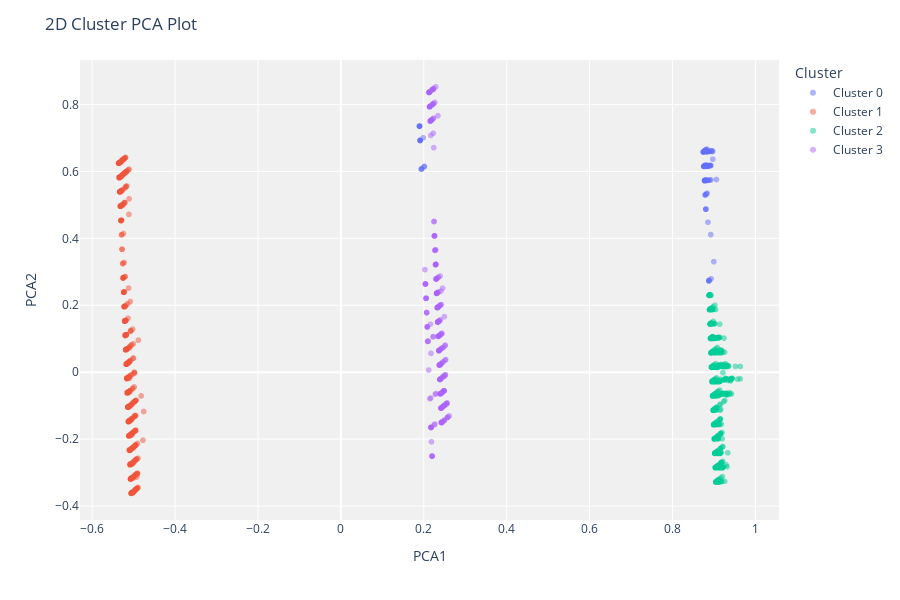
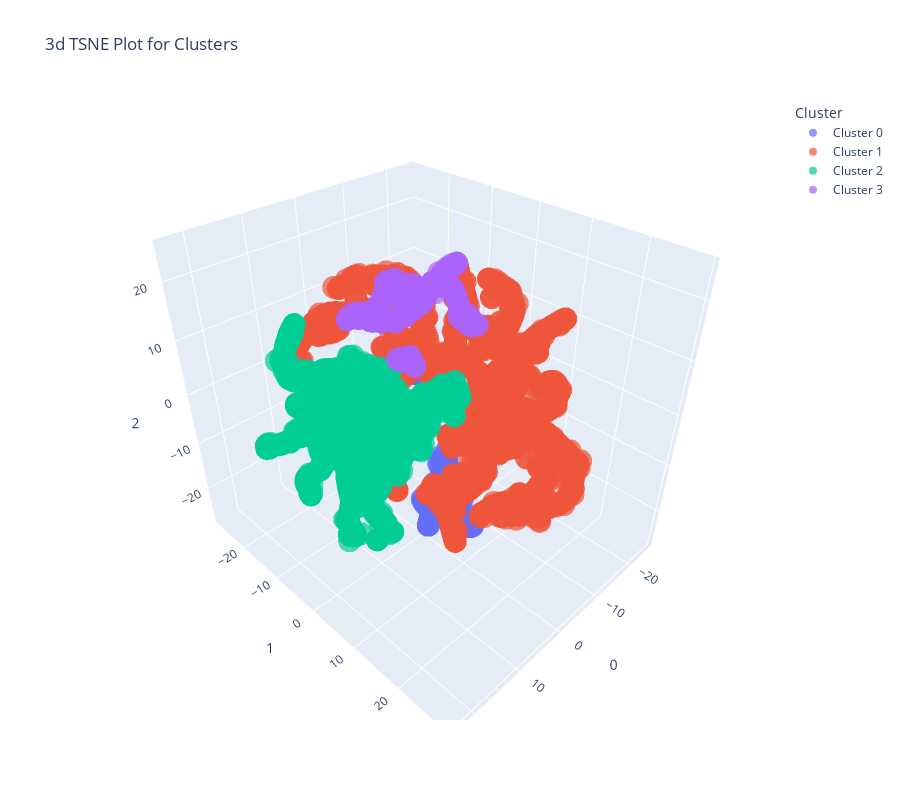
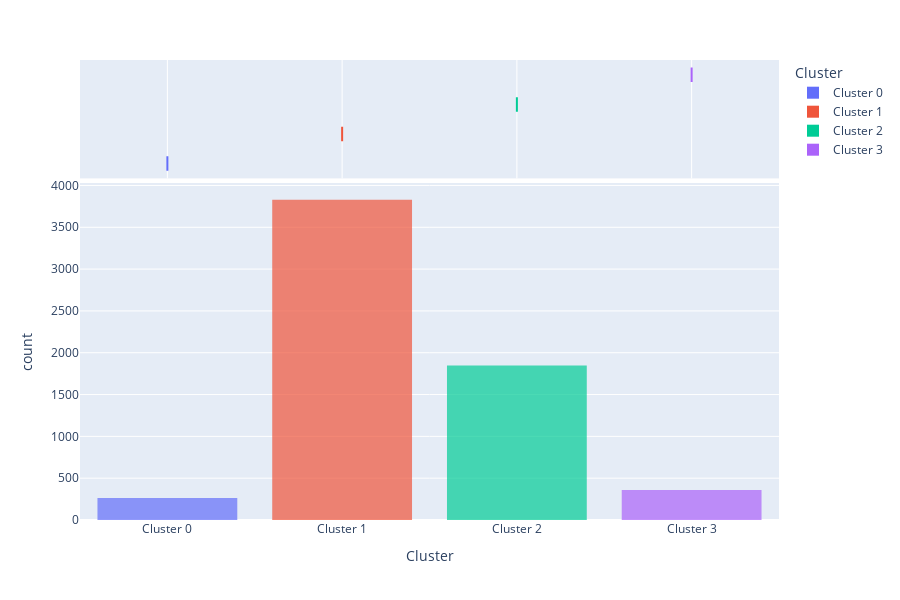

The notebook cell these images were saved under, in order:
### Code cell
clustering_exp.evaluate_model(kmeans)

### Figure 1 — Plotly figure (JSON) as saved in the notebook; plotly's stock layout.template omitted (floating-point values rounded to 4 significant figures; data arrays with more than 128 entries replaced by an {"elided": "..."} marker saying what was removed)
{"data": [{"customdata": {"elided": "262x1 float values"}, "hovertemplate": "Cluster=Cluster 0<br>PCA1=%{x}<br>PCA2=%{y}<br>Feature=%{customdata[0]}<extra></extra>", "legendgroup": "Cluster 0", "marker": {"color": "#636efa", "opacity": 0.5, "symbol": "circle"}, "mode": "markers", "name": "Cluster 0", "showlegend": true, "textposition": "top center", "type": "scattergl", "x": {"elided": "262 float values"}, "xaxis": "x", "y": {"elided": "262 float values"}, "yaxis": "y"}, {"customdata": {"elided": "3828x1 float values"}, "hovertemplate": "Cluster=Cluster 1<br>PCA1=%{x}<br>PCA2=%{y}<br>Feature=%{customdata[0]}<extra></extra>", "legendgroup": "Cluster 1", "marker": {"color": "#EF553B", "opacity": 0.5, "symbol": "circle"}, "mode": "markers", "name": "Cluster 1", "showlegend": true, "textposition": "top center", "type": "scattergl", "x": {"elided": "3828 float values"}, "xaxis": "x", "y": {"elided": "3828 float values"}, "yaxis": "y"}, {"customdata": {"elided": "1847x1 float values"}, "hovertemplate": "Cluster=Cluster 2<br>PCA1=%{x}<br>PCA2=%{y}<br>Feature=%{customdata[0]}<extra></extra>", "legendgroup": "Cluster 2", "marker": {"color": "#00cc96", "opacity": 0.5, "symbol": "circle"}, "mode": "markers", "name": "Cluster 2", "showlegend": true, "textposition": "top center", "type": "scattergl", "x": {"elided": "1847 float values"}, "xaxis": "x", "y": {"elided": "1847 float values"}, "yaxis": "y"}, {"customdata": {"elided": "360x1 float values"}, "hovertemplate": "Cluster=Cluster 3<br>PCA1=%{x}<br>PCA2=%{y}<br>Feature=%{customdata[0]}<extra></extra>", "legendgroup": "Cluster 3", "marker": {"color": "#ab63fa", "opacity": 0.5, "symbol": "circle"}, "mode": "markers", "name": "Cluster 3", "showlegend": true, "textposition": "top center", "type": "scattergl", "x": {"elided": "360 float values"}, "xaxis": "x", "y": {"elided": "360 float values"}, "yaxis": "y"}], "layout": {"height": 600, "legend": {"title": {"text": "Cluster"}, "tracegroupgap": 0}, "margin": {"t": 60}, "plot_bgcolor": "rgb(240,240,240)", "title": {"text": "2D Cluster PCA Plot"}, "xaxis": {"anchor": "y", "domain": [0, 1], "title": {"text": "PCA1"}}, "yaxis": {"anchor": "x", "domain": [0, 1], "title": {"text": "PCA2"}}}}

### Figure 2 — Plotly figure (JSON) as saved in the notebook; plotly's stock layout.template omitted (floating-point values rounded to 4 significant figures; data arrays with more than 128 entries replaced by an {"elided": "..."} marker saying what was removed)
{"data": [{"customdata": {"elided": "262x1 float values"}, "hovertemplate": "Cluster=Cluster 0<br>0=%{x}<br>1=%{y}<br>2=%{z}<br>Feature=%{customdata[0]}<extra></extra>", "legendgroup": "Cluster 0", "marker": {"color": "#636efa", "opacity": 0.7, "symbol": "circle"}, "mode": "markers", "name": "Cluster 0", "scene": "scene", "showlegend": true, "type": "scatter3d", "x": {"elided": "262 float values"}, "y": {"elided": "262 float values"}, "z": {"elided": "262 float values"}}, {"customdata": {"elided": "3828x1 float values"}, "hovertemplate": "Cluster=Cluster 1<br>0=%{x}<br>1=%{y}<br>2=%{z}<br>Feature=%{customdata[0]}<extra></extra>", "legendgroup": "Cluster 1", "marker": {"color": "#EF553B", "opacity": 0.7, "symbol": "circle"}, "mode": "markers", "name": "Cluster 1", "scene": "scene", "showlegend": true, "type": "scatter3d", "x": {"elided": "3828 float values"}, "y": {"elided": "3828 float values"}, "z": {"elided": "3828 float values"}}, {"customdata": {"elided": "1847x1 float values"}, "hovertemplate": "Cluster=Cluster 2<br>0=%{x}<br>1=%{y}<br>2=%{z}<br>Feature=%{customdata[0]}<extra></extra>", "legendgroup": "Cluster 2", "marker": {"color": "#00cc96", "opacity": 0.7, "symbol": "circle"}, "mode": "markers", "name": "Cluster 2", "scene": "scene", "showlegend": true, "type": "scatter3d", "x": {"elided": "1847 float values"}, "y": {"elided": "1847 float values"}, "z": {"elided": "1847 float values"}}, {"customdata": {"elided": "360x1 float values"}, "hovertemplate": "Cluster=Cluster 3<br>0=%{x}<br>1=%{y}<br>2=%{z}<br>Feature=%{customdata[0]}<extra></extra>", "legendgroup": "Cluster 3", "marker": {"color": "#ab63fa", "opacity": 0.7, "symbol": "circle"}, "mode": "markers", "name": "Cluster 3", "scene": "scene", "showlegend": true, "type": "scatter3d", "x": {"elided": "360 float values"}, "y": {"elided": "360 float values"}, "z": {"elided": "360 float values"}}], "layout": {"height": 800, "legend": {"title": {"text": "Cluster"}, "tracegroupgap": 0}, "scene": {"domain": {"x": [0, 1], "y": [0, 1]}, "xaxis": {"title": {"text": "0"}}, "yaxis": {"title": {"text": "1"}}, "zaxis": {"title": {"text": "2"}}}, "title": {"text": "3d TSNE Plot for Clusters"}, "width": 900}}

### Figure 3 — Plotly figure (JSON) as saved in the notebook; plotly's stock layout.template omitted (floating-point values rounded to 4 significant figures; data arrays with more than 128 entries replaced by an {"elided": "..."} marker saying what was removed)
{"data": [{"alignmentgroup": "True", "bingroup": "x", "hovertemplate": "Cluster=%{x}<br>count=%{y}<extra></extra>", "legendgroup": "Cluster 0", "marker": {"color": "#636efa", "opacity": 0.7, "pattern": {"shape": ""}}, "name": "Cluster 0", "offsetgroup": "Cluster 0", "orientation": "v", "showlegend": true, "type": "histogram", "x": {"elided": "262 str values"}, "xaxis": "x", "yaxis": "y"}, {"alignmentgroup": "True", "customdata": {"elided": "262x14 float values"}, "hovertemplate": "Cluster=%{x}<br>num_angrys=%{customdata[0]}<br>num_sads=%{customdata[1]}<br>num_hahas=%{customdata[2]}<br>num_wows=%{customdata[3]}<br>num_loves=%{customdata[4]}<br>num_shares=%{customdata[5]}<br>hour=%{customdata[6]}<br>num_comments=%{customdata[7]}<br>num_likes=%{customdata[8]}<br>num_reactions=%{customdata[9]}<br>status_type_photo=%{customdata[10]}<br>status_type_link=%{customdata[11]}<br>status_type_status=%{customdata[12]}<br>status_type_video=%{customdata[13]}<extra></extra>", "legendgroup": "Cluster 0", "marker": {"color": "#636efa"}, "name": "Cluster 0", "notched": true, "offsetgroup": "Cluster 0", "showlegend": false, "type": "box", "x": {"elided": "262 str values"}, "xaxis": "x2", "yaxis": "y2"}, {"alignmentgroup": "True", "bingroup": "x", "hovertemplate": "Cluster=%{x}<br>count=%{y}<extra></extra>", "legendgroup": "Cluster 1", "marker": {"color": "#EF553B", "opacity": 0.7, "pattern": {"shape": ""}}, "name": "Cluster 1", "offsetgroup": "Cluster 1", "orientation": "v", "showlegend": true, "type": "histogram", "x": {"elided": "3828 str values"}, "xaxis": "x", "yaxis": "y"}, {"alignmentgroup": "True", "customdata": {"elided": "3828x14 float values"}, "hovertemplate": "Cluster=%{x}<br>num_angrys=%{customdata[0]}<br>num_sads=%{customdata[1]}<br>num_hahas=%{customdata[2]}<br>num_wows=%{customdata[3]}<br>num_loves=%{customdata[4]}<br>num_shares=%{customdata[5]}<br>hour=%{customdata[6]}<br>num_comments=%{customdata[7]}<br>num_likes=%{customdata[8]}<br>num_reactions=%{customdata[9]}<br>status_type_photo=%{customdata[10]}<br>status_type_link=%{customdata[11]}<br>status_type_status=%{customdata[12]}<br>status_type_video=%{customdata[13]}<extra></extra>", "legendgroup": "Cluster 1", "marker": {"color": "#EF553B"}, "name": "Cluster 1", "notched": true, "offsetgroup": "Cluster 1", "showlegend": false, "type": "box", "x": {"elided": "3828 str values"}, "xaxis": "x2", "yaxis": "y2"}, {"alignmentgroup": "True", "bingroup": "x", "hovertemplate": "Cluster=%{x}<br>count=%{y}<extra></extra>", "legendgroup": "Cluster 2", "marker": {"color": "#00cc96", "opacity": 0.7, "pattern": {"shape": ""}}, "name": "Cluster 2", "offsetgroup": "Cluster 2", "orientation": "v", "showlegend": true, "type": "histogram", "x": {"elided": "1847 str values"}, "xaxis": "x", "yaxis": "y"}, {"alignmentgroup": "True", "customdata": {"elided": "1847x14 float values"}, "hovertemplate": "Cluster=%{x}<br>num_angrys=%{customdata[0]}<br>num_sads=%{customdata[1]}<br>num_hahas=%{customdata[2]}<br>num_wows=%{customdata[3]}<br>num_loves=%{customdata[4]}<br>num_shares=%{customdata[5]}<br>hour=%{customdata[6]}<br>num_comments=%{customdata[7]}<br>num_likes=%{customdata[8]}<br>num_reactions=%{customdata[9]}<br>status_type_photo=%{customdata[10]}<br>status_type_link=%{customdata[11]}<br>status_type_status=%{customdata[12]}<br>status_type_video=%{customdata[13]}<extra></extra>", "legendgroup": "Cluster 2", "marker": {"color": "#00cc96"}, "name": "Cluster 2", "notched": true, "offsetgroup": "Cluster 2", "showlegend": false, "type": "box", "x": {"elided": "1847 str values"}, "xaxis": "x2", "yaxis": "y2"}, {"alignmentgroup": "True", "bingroup": "x", "hovertemplate": "Cluster=%{x}<br>count=%{y}<extra></extra>", "legendgroup": "Cluster 3", "marker": {"color": "#ab63fa", "opacity": 0.7, "pattern": {"shape": ""}}, "name": "Cluster 3", "offsetgroup": "Cluster 3", "orientation": "v", "showlegend": true, "type": "histogram", "x": {"elided": "360 str values"}, "xaxis": "x", "yaxis": "y"}, {"alignmentgroup": "True", "customdata": {"elided": "360x14 float values"}, "hovertemplate": "Cluster=%{x}<br>num_angrys=%{customdata[0]}<br>num_sads=%{customdata[1]}<br>num_hahas=%{customdata[2]}<br>num_wows=%{customdata[3]}<br>num_loves=%{customdata[4]}<br>num_shares=%{customdata[5]}<br>hour=%{customdata[6]}<br>num_comments=%{customdata[7]}<br>num_likes=%{customdata[8]}<br>num_reactions=%{customdata[9]}<br>status_type_photo=%{customdata[10]}<br>status_type_link=%{customdata[11]}<br>status_type_status=%{customdata[12]}<br>status_type_video=%{customdata[13]}<extra></extra>", "legendgroup": "Cluster 3", "marker": {"color": "#ab63fa"}, "name": "Cluster 3", "notched": true, "offsetgroup": "Cluster 3", "showlegend": false, "type": "box", "x": {"elided": "360 str values"}, "xaxis": "x2", "yaxis": "y2"}], "layout": {"barmode": "relative", "height": 600, "legend": {"title": {"text": "Cluster"}, "tracegroupgap": 0}, "margin": {"t": 60}, "xaxis": {"anchor": "y", "categoryarray": ["Cluster 0", "Cluster 1", "Cluster 2", "Cluster 3"], "categoryorder": "array", "domain": [0, 1], "title": {"text": "Cluster"}}, "xaxis2": {"anchor": "y2", "domain": [0, 1], "matches": "x", "showgrid": true, "showticklabels": false}, "yaxis": {"anchor": "x", "domain": [0, 0.7326], "title": {"text": "count"}}, "yaxis2": {"anchor": "x2", "domain": [0.7426, 1], "matches": "y2", "showgrid": false, "showline": false, "showticklabels": false, "ticks": ""}}}
